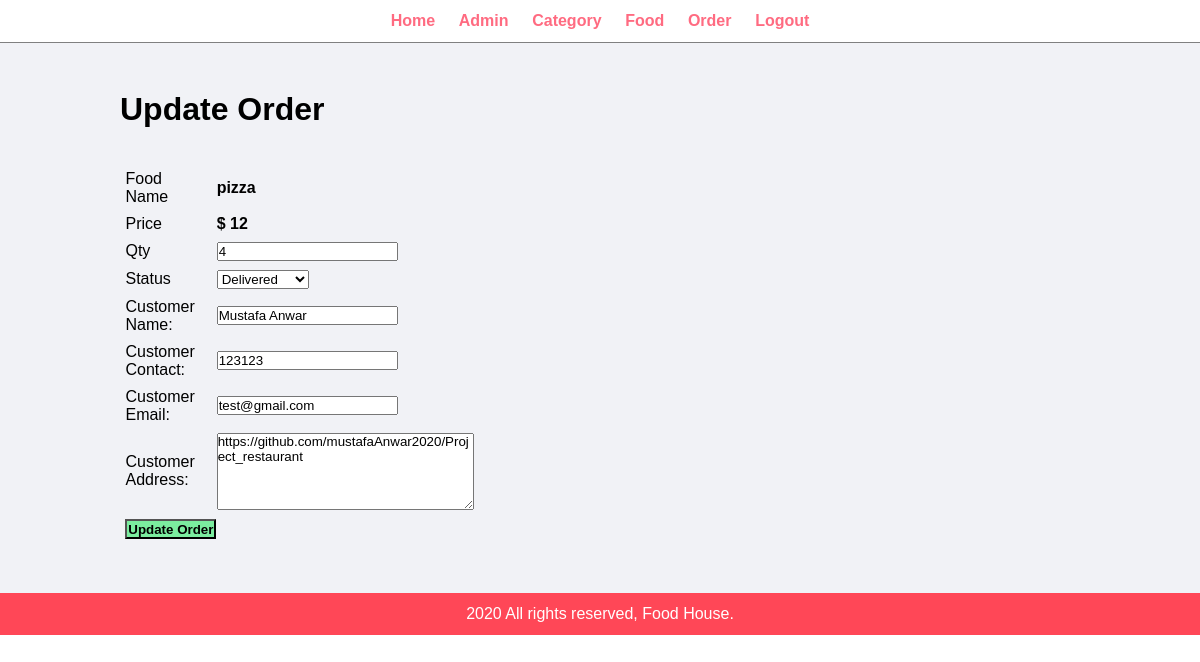
/Admin/update-order.php?id=4 (signed in), run on an earlier commit of the app's database.
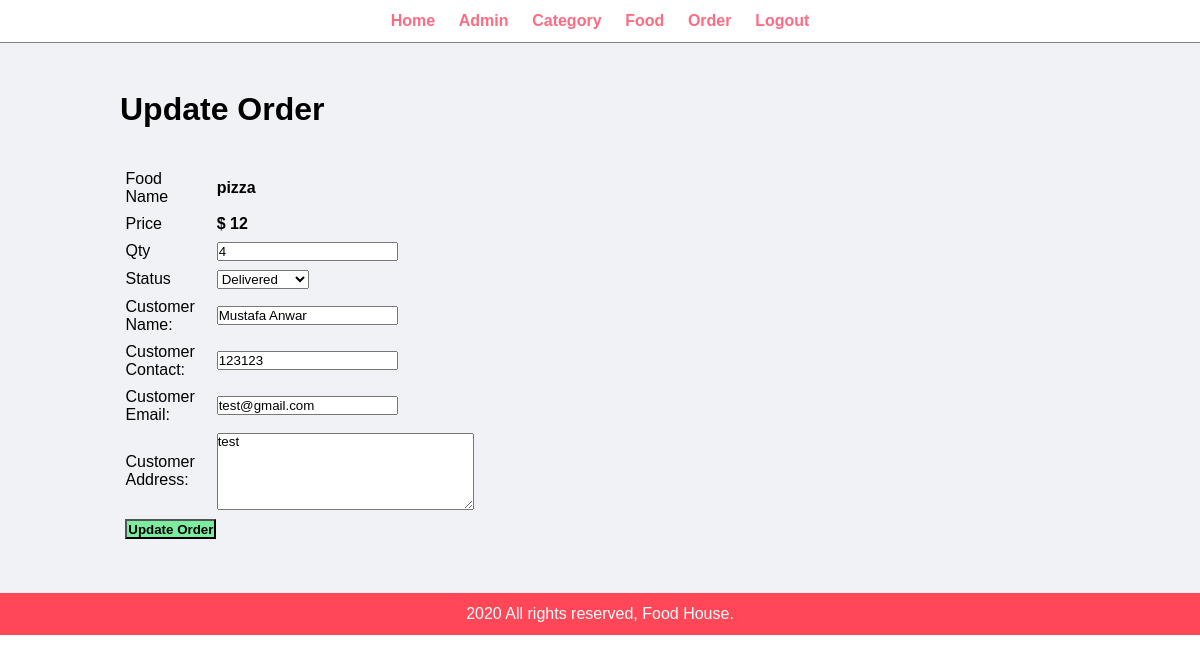
And on a later commit of the database.
### tables this page shows
CREATE TABLE `orders` (
  `id` int(10) UNSIGNED NOT NULL,
  `food` varchar(150) NOT NULL,
  `price` decimal(10,0) UNSIGNED NOT NULL,
  `qty` int(10) UNSIGNED NOT NULL,
  `total` decimal(10,0) NOT NULL,
  `date` datetime NOT NULL,
  `status` varchar(50) NOT NULL,
  `customerName` varchar(100) NOT NULL,
  `customerContact` varchar(20) NOT NULL,
  `customerEmail` varchar(100) NOT NULL,
  `customerAddress` varchar(255) NOT NULL
);

### config/db.php (called while the page is built, shortened)
<?php
$server= "localhost";
$username= "root";
$password= "";
$dbname= "food_order";
$conn = mysqli_connect($server,$username,$password,$dbname);
function getRow($table,$field,$value){
	global $conn;
	$stmt = $conn->prepare("SELECT * FROM `$table` WHERE `$field` = ?");
	$stmt->bind_param('s',$value);
	$stmt->execute();
	$result= $stmt->get_result();
	if($result)
	{
		$rows = [];
		if(mysqli_num_rows($result) > 0)
		{
			$rows[] = $result->fetch_assoc();
			return $rows[0];
		}
	}
	return false;
}
?>

### Admin/update-order.php (the view, shortened to what this page needs)
<?php include('partials/menu.php'); ?>
<div class="main-content">
    <div class="wrapper">
        <h1>Update Order</h1>
        <br><br>
        <?php
            if(isset($_GET['id']))
            {
                $row = getRow('orders','id',$_GET['id']);
                $food = $row['food'];
                $price = $row['price'];
                $qty = $row['qty'];
                $status = $row['status'];
                $customerName = $row['customerName'];
                $customerContact = $row['customerContact'];
                $customerEmail = $row['customerEmail'];
                $customerAddress = $row['customerAddress'];
            }
        ?>
        <form action="" method="POST">
            <table class="tbl-30">
                <tr>
                    <td>Food Name</td>
                    <td><b> <?php echo $food; ?> </b></td>
                </tr>
                <tr>
                    <td>Price</td>
                    <td>
                        <b> $ <?php echo $price; ?></b>
                    </td>
                </tr>
                <tr>
                    <td>Qty</td>
                    <td>
                        <input type="number" name="qty" value="<?php echo $qty; ?>">
                    </td>
                </tr>
                <tr>
                    <td>Status</td>
                    <td>
                        <select name="status">
                            <option <?php if($status=="Delivered"){echo "selected";} ?> value="Delivered">Delivered</option>
                        </select>
                    </td>
                </tr>
                <tr>
                    <td>Customer Name: </td>
                    <td>
                        <input type="text" name="customer_name" value="<?php echo $customerName; ?>">
                    </td>
                </tr>
                <tr>
                    <td>Customer Contact: </td>
                    <td>
                        <input type="text" name="customer_contact" value="<?php echo $customerContact; ?>">
                    </td>
                </tr>
                <tr>
                    <td>Customer Email: </td>
                    <td>
                        <input type="text" name="customer_email" value="<?php echo $customerEmail; ?>">
                    </td>
                </tr>
                <tr>
                    <td>Customer Address: </td>
                    <td>
                        <textarea name="customer_address" cols="30" rows="5"><?php echo $customerAddress; ?></textarea>
                    </td>
                </tr>
                <tr>
                    <td clospan="2">
                        <input type="submit" name="submit" value="Update Order" class="btn-secondary">
                    </td>
                </tr>
            </table>
        </form>
    </div>
</div>
<?php include('partials/footer.php'); ?>

What changed in the data, as far as the page shows it:
changed orders "pizza": customer_address "https://github.com/mustafaAnwar2020/Project_restaurant" → "test"
